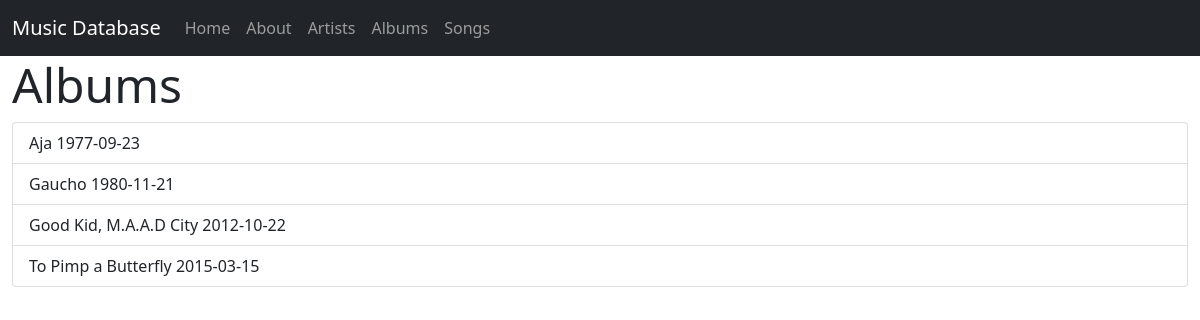
Page /albums.php on the committed database.
### tables this page shows
CREATE TABLE Album(
    AlbumID SMALLINT UNSIGNED NOT NULL AUTO_INCREMENT,
    Name varchar(255),
    ReleaseDate DATE,
    PRIMARY KEY(AlbumID)
);

### albums.php (the view, shortened to what this page needs)
<!doctype html>
<html lang="en">
<head>
  <link href="https://cdn.jsdelivr.net/npm/bootstrap@5.0.2/dist/css/bootstrap.min.css" rel="stylesheet"
>
</head>
<body>
  <nav class="navbar navbar-expand-lg navbar-dark bg-dark" aria-label="Fifth navbar example">
    <div class="container-fluid">
      <a class="navbar-brand" href="#">Music Database</a>
      <div class="collapse navbar-collapse" id="navbar">
        <div class="navbar-nav me-auto mb-2 mb-lg-0">
          <a class="nav-link" aria-current="page" href="index.html">Home</a>
          <a class="nav-link" href="about.html">About</a>
          <a class="nav-link" aria-current="players" href="artists.php">Artists</a>
          <a class="nav-link" aria-current="players" href="albums.php">Albums</a>
          <a class="nav-link" aria-current="players" href="songs.php">Songs</a>
        </div>
      </div>
    </div>
  </nav>
    <div class="container-fluid">
        <h1 class="display-5">Albums</h1>
        <?php
            $user = "php_user";
            $pass = "secure_password";
            $dsn = "mysql:host=127.0.0.1;dbname=music";
            try{
                $pdo = new PDO($dsn, $user, $pass);
            }catch(PDOException $e){
                echo $e->getMessage();
                die;
            }
            $query = "SELECT * FROM Album";
            $statement = $pdo->query($query);
            echo "<ul class='list-group'>";
            while($row = $statement->fetch()){
                echo "<li class='list-group-item'>".$row['Name']." ".$row['ReleaseDate']."</li>";
            }
            echo "</ul>";
        ?>
    </div>
</body>

### rows in the picture
album: Name "Aja", ReleaseDate "1977-09-23"
album: Name "Gaucho", ReleaseDate "1980-11-21"
album: Name "Good Kid, M.A.A.D City", ReleaseDate "2012-10-22"
album: Name "To Pimp a Butterfly", ReleaseDate "2015-03-15"
